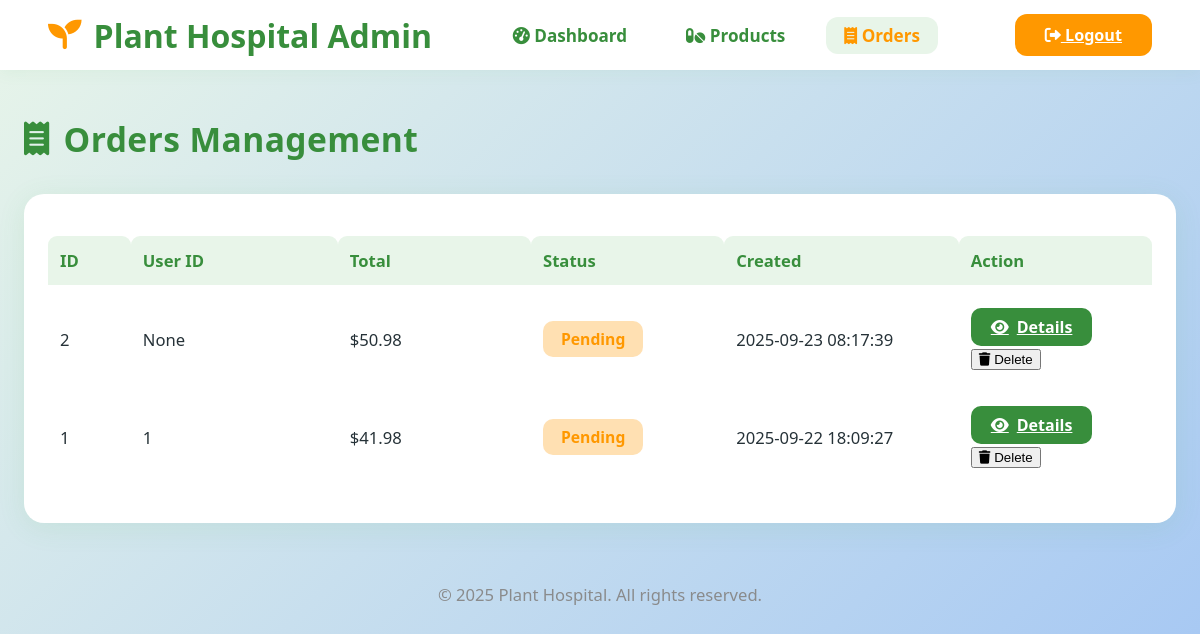
Before: /admin/orders (signed in) with the older database file.
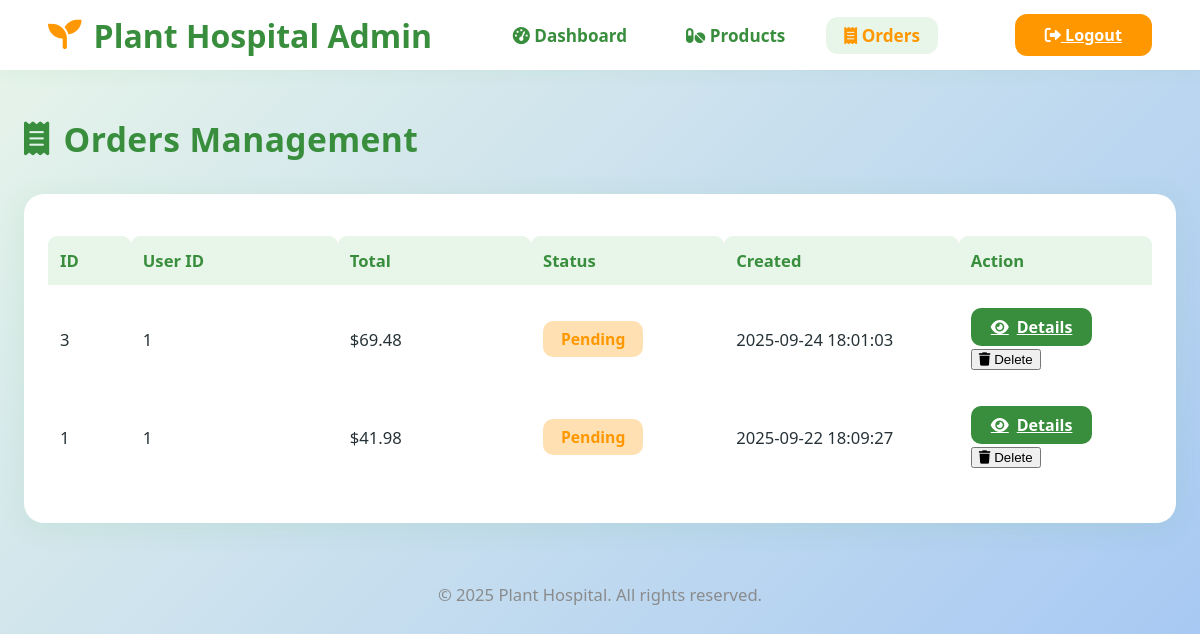
After: the same page with the newer database file.
### tables this page shows
CREATE TABLE orders (
  id INTEGER PRIMARY KEY AUTOINCREMENT,
  user_id INTEGER,
  total REAL,
  status TEXT DEFAULT 'pending', -- pending/paid/cancelled
  created_at TIMESTAMP DEFAULT CURRENT_TIMESTAMP
);

### flaskr/admin.py (the view)
@bp.route('/orders')
@admin_required
def orders():
    db = get_db()
    orders = db.execute('SELECT * FROM orders ORDER BY created_at DESC').fetchall()
    return render_template('admin/orders.html', orders=orders)

### flaskr/admin.py (called while the page is built)
def admin_required(view):
    from functools import wraps
    def wrapped_view(**kwargs):
        if not session.get('user_id') == 1:
            return redirect(url_for('auth.login'))
        return view(**kwargs)
    return wraps(view)(wrapped_view)

### flaskr/auth.py (called while the page is built)
@bp.before_app_request
def load_logged_in_user():
    user_id = session.get('user_id')
    if user_id is None:
        g.user = None
    else:
        g.user = get_db().execute(
            'SELECT * FROM user WHERE id = ?', (user_id,)
        ).fetchone()

### flaskr/db.py (called while the page is built)
def get_db():
    if 'db' not in g:
        g.db = sqlite3.connect(
            current_app.config['DATABASE'],
            detect_types=sqlite3.PARSE_DECLTYPES
        )
        g.db.row_factory = sqlite3.Row
    return g.db

### flaskr/templates/admin/orders.html (shortened to what this page needs)
<!DOCTYPE html>
<html lang="en">
  <head>
    <link
      rel="stylesheet"
      href="https://cdnjs.cloudflare.com/ajax/libs/font-awesome/6.0.0-beta3/css/all.min.css"
    />
  </head>
  <body>
    <header class="admin-header">
      <div class="logo">
        <i class="fas fa-seedling"></i> Plant Hospital Admin
      </div>
      <nav class="nav-menu">
        <a href="{{ url_for('admin.dashboard') }}"
          ><i class="fas fa-tachometer-alt"></i> Dashboard</a
        >
        <a href="{{ url_for('admin.products') }}"
          ><i class="fas fa-pills"></i> Products</a
        >
        <a href="{{ url_for('admin.orders') }}" class="active"
          ><i class="fas fa-receipt"></i> Orders</a
        >
      </nav>
      <a href="{{ url_for('auth.logout') }}" class="logout-btn"
        ><i class="fas fa-sign-out-alt"></i> Logout</a
      >
    </header>
    <main class="admin-main">
      <div class="page-title">
        <i class="fas fa-receipt"></i> Orders Management
      </div>
      <div class="orders-table-card">
        <table>
          <tr>
            <th style="width: 6%">ID</th>
            <th style="width: 15%">User ID</th>
            <th style="width: 14%">Total</th>
            <th style="width: 14%">Status</th>
            <th style="width: 17%">Created</th>
            <th style="width: 14%">Action</th>
          </tr>
          {% for o in orders %}
          <tr>
            <td>{{ o['id'] }}</td>
            <td>{{ o['user_id'] }}</td>
            <td>${{ '%.2f' % (o['total'] or 0) }}</td>
            <td>
              <span class="status-badge {{ o['status']|lower }}"
                >{{ o['status'].capitalize() }}</span
              >
            </td>
            <td>{{ o['created_at'] }}</td>
            <td>
              <a
                href="{{ url_for('admin.order_detail', order_id=o['id']) }}"
                class="btn-detail"
                ><i class="fas fa-eye"></i> Details</a
              >
              <form
                method="post"
                action="{{ url_for('admin.delete_order', order_id=o['id']) }}"
                style="display: inline"
                onsubmit="return confirm('Delete this order?');"
              >
                <button><i class="fas fa-trash"></i> Delete</button>
              </form>
            </td>
          </tr>
          {% else %}
          <tr>
            <td colspan="6" style="text-align: center; color: #aaa">
              No orders found.
            </td>
          </tr>
          {% endfor %}
        </table>
      </div>
      <div class="footer">&copy; 2025 Plant Hospital. All rights reserved.</div>
    </main>
  </body>
</html>

Changed rows visible on the page:
removed orders: id "2", user_id "None", total "50.98", status "Pending", created_at "2025-09-23 08:17:39"
added orders: id "3", user_id "1", total "69.48", status "Pending", created_at "2025-09-24 18:01:03"
